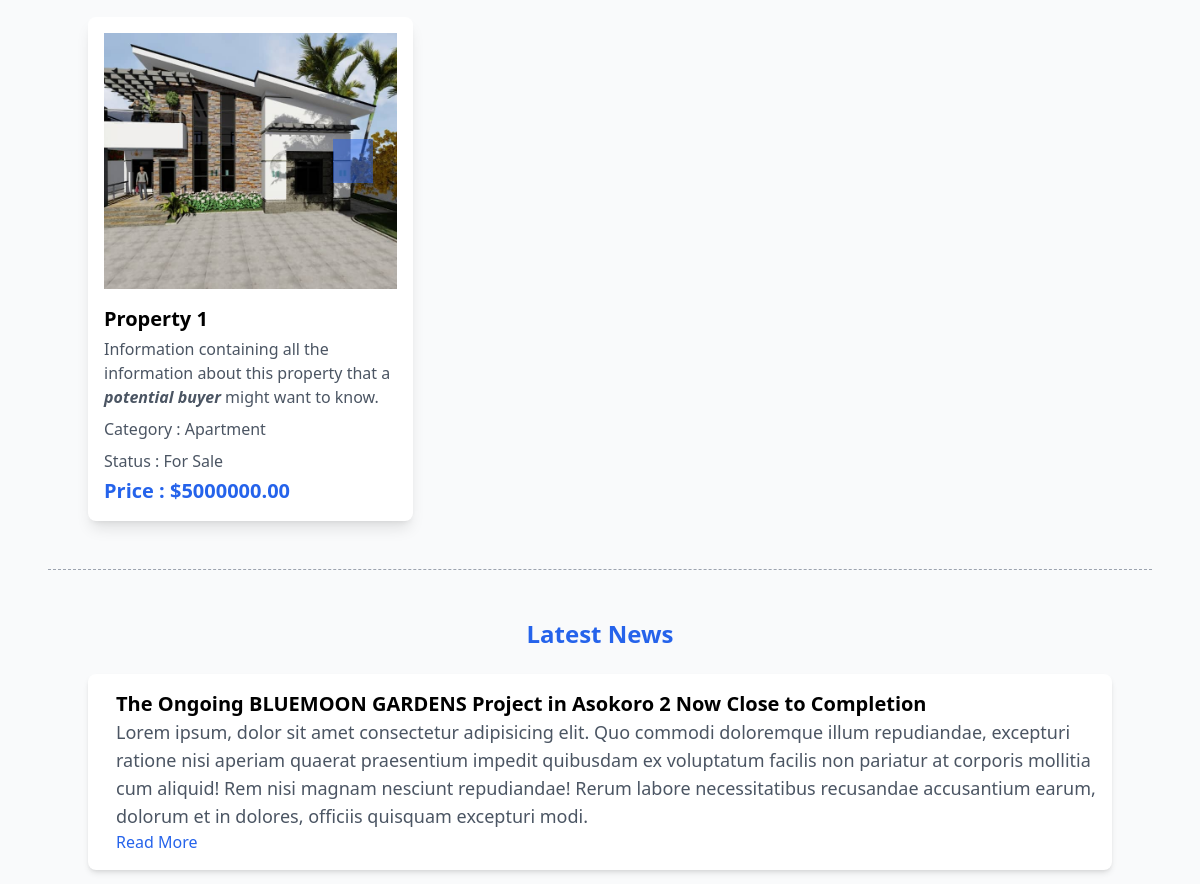
Before: / (middle part) with the older database file.
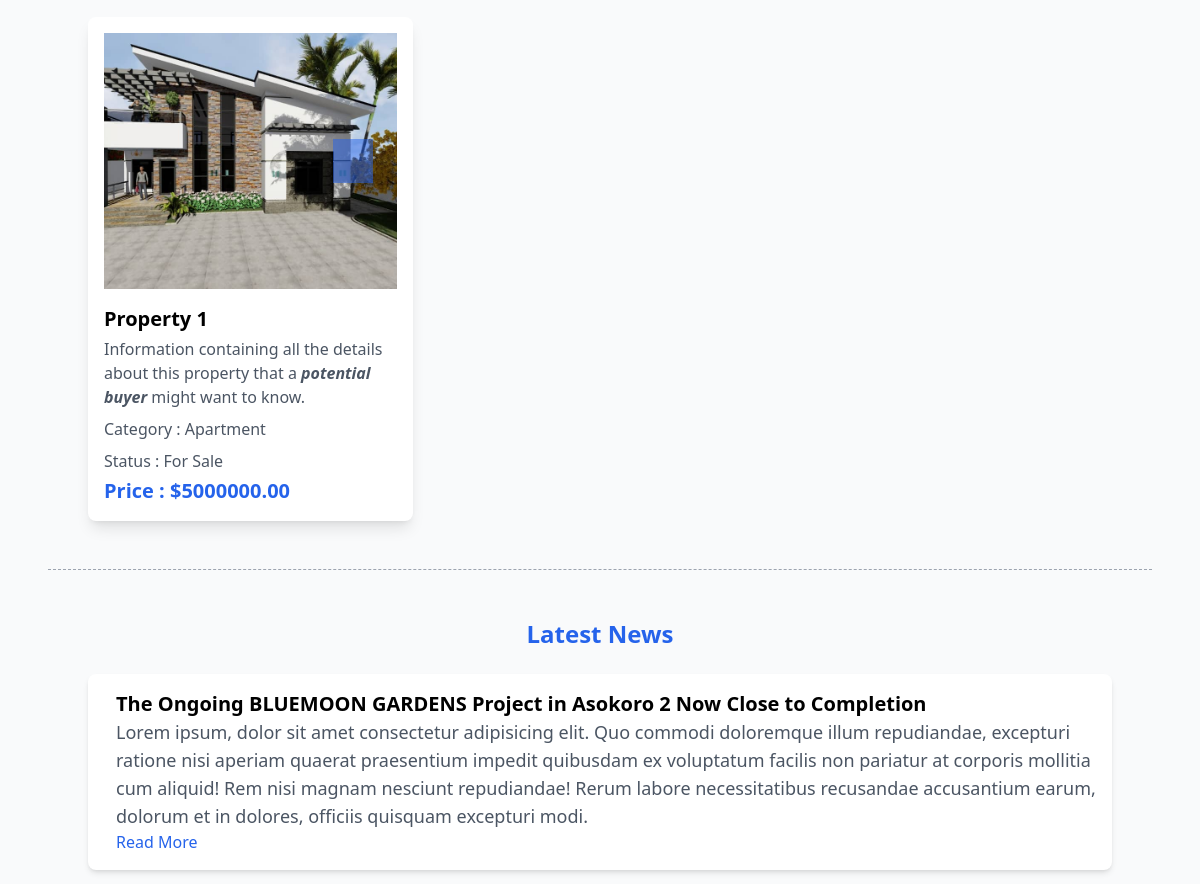
After: the same page with the newer database file.
### bmg/models.py (models this page shows, shortened)
class Property(models.Model):
    PROPERTY_CATEGORY_CHOICES = {
       'APARTMENT':'Apartment',
       'LAND':'Land',
    }
    PROPERTY_STATUS_CHOICES = {
       'FOR_SALE': 'For Sale',
       'FOR_RENT': 'For Rent',
    }
    title = models.CharField(max_length=255)
    details = RichTextField()
    price = models.DecimalField(max_digits=12, decimal_places=2)
    created_at = models.DateTimeField(auto_now_add=True)
    last_modified_at = models.DateTimeField(auto_now=True)
    is_available = models.BooleanField(default=True)
    category = models.CharField(max_length=50, choices=PROPERTY_CATEGORY_CHOICES, default='APARTMENT')
    status = models.CharField(max_length=50, choices=PROPERTY_STATUS_CHOICES, default='FOR_SALE')
    added_by = models.ForeignKey(CustomUser, on_delete=models.SET_NULL, null=True, blank=True)
    class Meta:
        ordering = ["-last_modified_at"]
        verbose_name = "Property"
        verbose_name_plural = "Properties"

### bmg/views.py (the view)
# urls.py: 2. Add a URL to urlpatterns:  path('', views.home, name='home')
def home(request):
    avail_properties = Property.objects.all()
    section = 'home'
    context = {
        "section":section,
        "avail_properties":avail_properties,
        "properties": {
            "p1":{
                "images": ["img" + str(n) for n in range(1,5)]
            },
            "p2":{
                "images": ["set2_img" + str(n) for n in range(1,6)]
            },
            "p3":{
                "images": ["set3_img" + str(n) for n in range(1,8)]
            },
        },
        "all_properties":["img" + str(n) for n in range(1,5)] + ["set2_img" + str(n) for n in range(1,6)] + ["set3_img" + str(n) for n in range(1,8)],
        "news_list": [
            "The Ongoing BLUEMOON GARDENS Project in Asokoro 2 Now Close to Completion",
            "Bluemoon Global Services Limited Received a Prestigious Real Estate Award for Our Outstanding Services",
            "Exciting Updates About Our Logistics and Supplies Services"
        ]
    }
    return render(request, "bluemoonglobal2.html", context)

### bmg/models.py (called while the page is built)
    def __str__(self):
      return f"Image for {self.property.title}"

### theme/templates/bluemoonglobal2.html (shortened to what this page needs)
{% extends 'base2.html' %}
{% load static %}
{% block content %}
    <section class="container mx-auto py-12">
        <div class="grid md:grid-cols-2 lg:grid-cols-3 gap-6">
            {% for property in avail_properties %}
                <div class="bg-white p-4 shadow-lg rounded-lg">
                    <div class="relative overflow-hidden">
                        <div class="property-carousel h-64 w-full relative text-center" id="p{{forloop.counter}}" value="3">
                            <button onclick="showCarousel('{{forloop.counter}}', 'next')" value="2" id="next-carousel-butt{{forloop.counter}}" class="absolute bg-blue-600 text-white px-3 py-2 right-6 top-1/2 -translate-y-1/2 z-40 bg-opacity-50"><i  class="fa-solid fa-arrow-right px-2 text-xl"></i></button>
                            {% for property_img in property.images.all %}
                                <img src="{{ property_img.image.url}}" class="property-image absolute inset-0 w-full h-full object-cover {% if forloop.first %}{% else %}hidden{% endif %}" alt="{{ property_img }}" id="img-{{forloop.parentloop.counter}}-{{forloop.counter}}">
                            {% endfor %}
                        </div>
                    </div>
                    <h3 class="text-xl font-semibold mt-4">{{property.title}}</h3>
                    <div class="text-gray-600 py-1 whitespace-pre-line">{{property.details|safe}}</div>
                    <p class="text-gray-600 py-1">Category : {{property.get_category_display}}</p>
                    <p class="text-gray-600 py-1">Status : {{property.get_status_display}}</p>
                    <p class="text-lg lg:text-xl font-bold text-blue-600">Price : ${{property.price}}</p>
                </div>
            {% endfor %}
        </div>
    </section>
    <div class="px-8 md:px-12">
        <p class="border-b border-dashed border-gray-400"></p>
    </div>
    <section class="py-12">
        <div class="container mx-auto">
            <h2 class="text-2xl font-bold text-center mb-6 text-blue-600">Latest News</h2>
            {% for news in news_list %}
                <div class="bg-white p-4 shadow-md rounded-lg mb-4">
									<div class="flex space-x-3">
										<div>
                    <h3 class="text-lg lg:text-xl font-semibold">{{ news }}</h3>
                    <p class="text-gray-600 text-base lg:text-lg">Lorem ipsum, dolor sit amet consectetur adipisicing elit.
                      Quo commodi doloremque illum repudiandae, excepturi ratione nisi aperiam quaerat
                      praesentium impedit quibusdam ex voluptatum facilis non pariatur at corporis mollitia
                      cum aliquid! Rem nisi magnam nesciunt repudiandae! Rerum labore necessitatibus recusandae
                      accusantium earum, dolorum et in dolores, officiis quisquam excepturi modi.
                    </p>
                    <a href="" class="text-blue-600 hover:underline">Read More</a>
										</div>
									</div>
                </div>
            {% endfor %}
        </div>
    </section>
{% endblock content %}

Changed rows visible on the page:
changed Property "Property 1": details "Information containing all the information about this property that a potential buyer might want to know." → "Information containing all the details about this property that a potential buyer might want to know."
